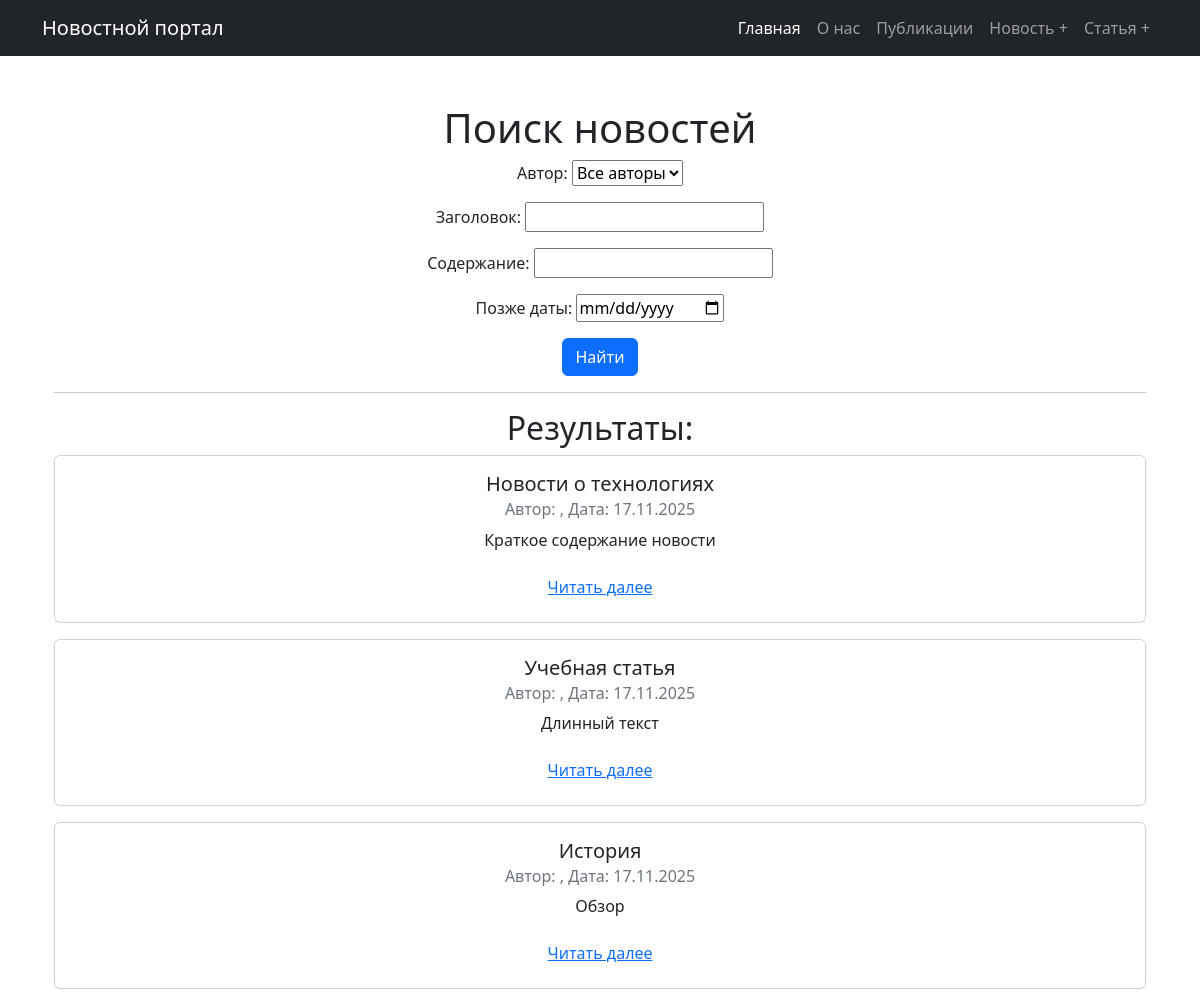
The app's page /post/search/, older data.
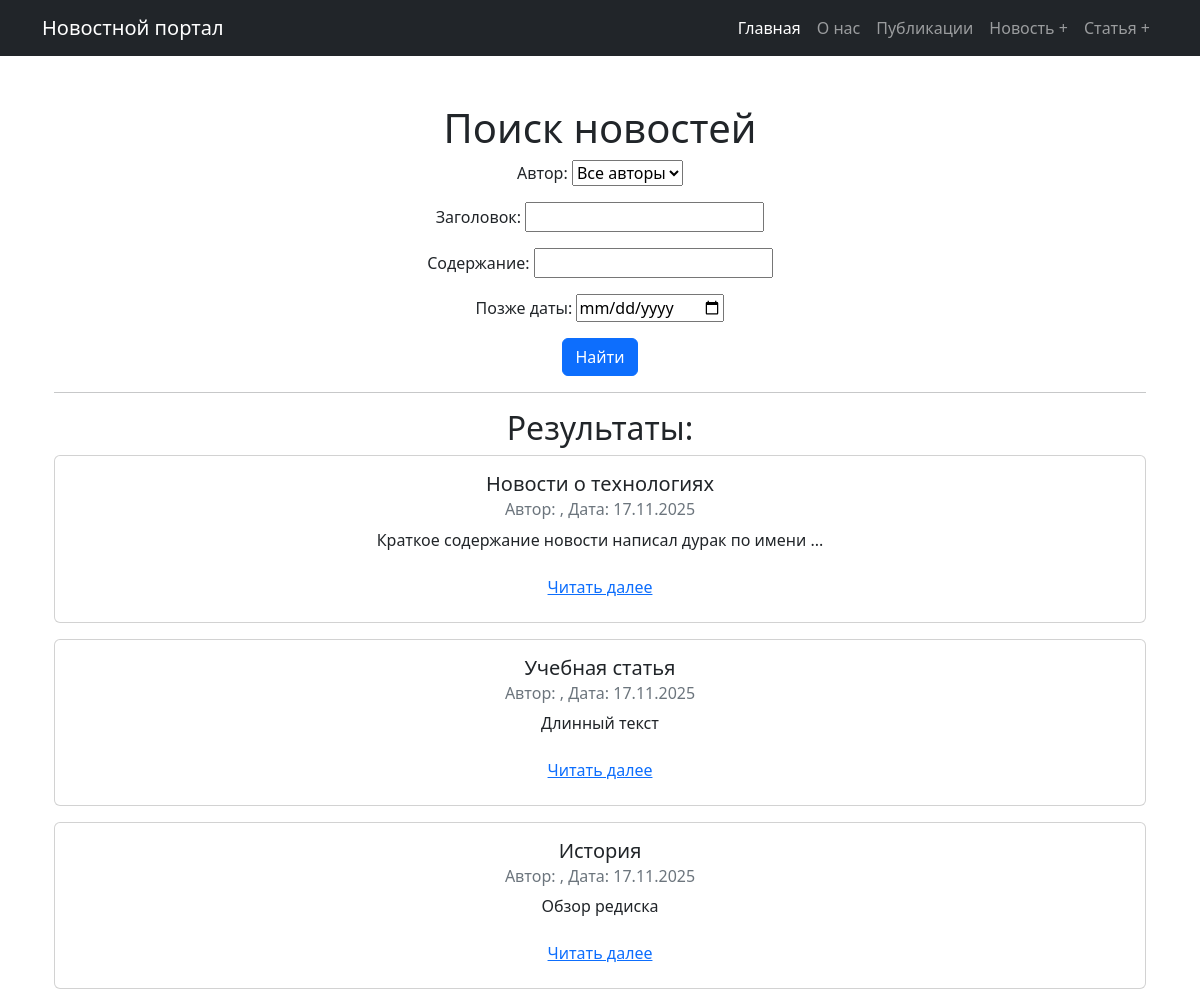
The same page, newer data.
### news/models.py (models this page shows, shortened)
class Post(models.Model):
    author = models.ForeignKey(Author, on_delete=models.CASCADE)
    NEWS = 'NW'
    ARTICLE = 'AR'
    CATEGORY_CHOICES = (
        (NEWS, 'Новость'),
        (ARTICLE, 'Статья'),
    )
    categoryType = models.CharField(max_length=2, choices=CATEGORY_CHOICES, default=ARTICLE)
    dateCreation = models.DateTimeField(auto_now_add=True)
    postCategory = models.ManyToManyField(Category, through='PostCategory')
    title = models.CharField(max_length=128)
    text = models.TextField()
    rating = models.SmallIntegerField(default=0)

### news/views.py (the view)
# urls.py: path('search/', NewsSearchView.as_view(), name='news_search'),
class NewsSearchView(FilterView):
    model = Post
    template_name = 'news/news_search.html'
    context_object_name = 'posts'
    filterset_class = PostFilter

### news/models.py (called while the page is built)
    def __str__(self):
        return self.authorUser.username

### templates/news/news_search.html (shortened to what this page needs)
{% extends 'flatpages/default.html' %}
{% block content %}
<div class="container mt-5">
    <h1>Поиск новостей</h1>
    <form method="get">
        {{ filter.form.as_p }}
        <button type="submit" class="btn btn-primary">Найти</button>
    </form>
    <hr>
    <h2>Результаты:</h2>
    {% if posts %}
        {% for post in posts %}
            <div class="card mb-3">
                <div class="card-body">
                    <h5 class="card-title">{{ post.title }}</h5>
                    <h6 class="card-subtitle mb-2 text-muted">
                        Автор: {{ post.author.user.username }},
                        Дата: {{ post.dateCreation|date:"d.m.Y" }}
                    </h6>
                    <p class="card-text">{{ post.text|truncatechars:200 }}</p>
                    <a href="{% url 'post_detail' post.pk %}" class="btn btn-link">Читать далее</a>
                </div>
            </div>
        {% endfor %}
    {% else %}
        <p>Ничего не найдено.</p>
    {% endif %}
</div>
{% endblock %}

### templates/flatpages/default.html (shortened to what this page needs)
<!DOCTYPE html>
<html lang="en">
<head>
    {% load static %}
    <link href="https://cdn.jsdelivr.net/npm/bootstrap@5.3.0/dist/css/bootstrap.min.css" rel="stylesheet" />
    <link href="{% static 'css/styles.css' %}" rel="stylesheet" />
</head>
<body>
    <nav class="navbar navbar-expand-lg navbar-dark bg-dark">
        <div class="container">
            <a class="navbar-brand" href="/">Новостной портал</a>
            <div class="collapse navbar-collapse" id="navbarSupportedContent">
                <ul class="navbar-nav ms-auto mb-2 mb-lg-0">
                    <li class="nav-item"><a class="nav-link active" aria-current="page" href="/">Главная</a></li>
                    <li class="nav-item"><a class="nav-link" href="/about/">О нас</a></li>
                    <li class="nav-item"><a class="nav-link" href="{% url 'post_list' %}">Публикации</a></li>
                    <li class="nav-item"><a class="nav-link" href="{% url 'news_create' %}">Новость +</a></li>
                    <li class="nav-item"><a class="nav-link" href="{% url 'articles_create' %}">Статья +</a></li>
                </ul>
            </div>
        </div>
    </nav>
    <div class="container">
        <div class="text-center mt-5">
        {% block content %}
        {% endblock content %}
        </div>
    </div>
</body>
</html>

Row changes from the older to the newer data that the page shows:
changed Post "Новости о технологиях": text "Краткое содержание новости" → "Краткое содержание новости написал дурак по имени ..."
changed Post "История": text "Обзор" → "Обзор редиска"
